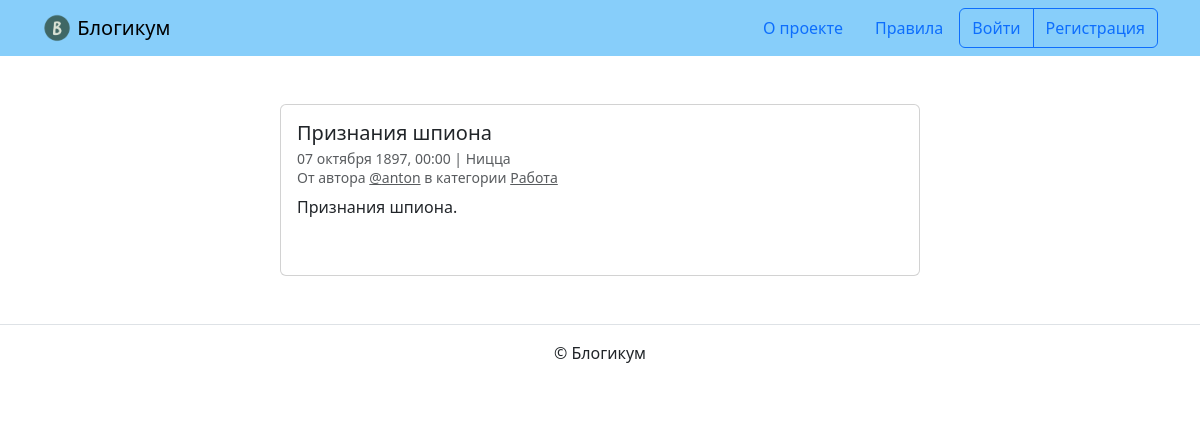
The app's page /posts/20/, older data.
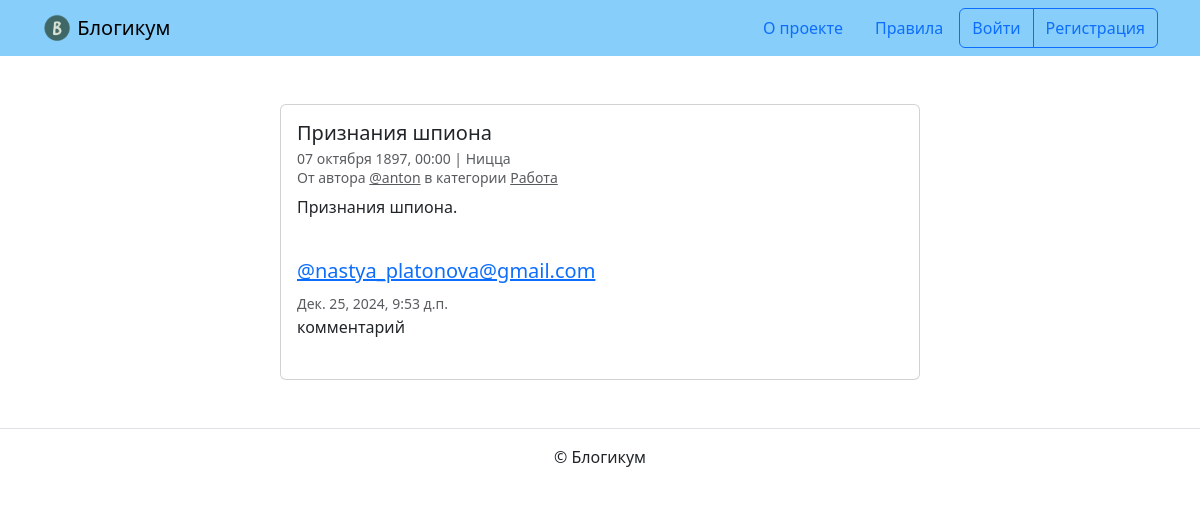
The same page, newer data.
### blog/models.py (models this page shows, shortened)
class PublishedCreated(models.Model):
    is_published = models.BooleanField(
        default=True, verbose_name='Опубликовано',
        help_text='Снимите галочку, чтобы скрыть публикацию.'
    )
    created_at = models.DateTimeField(
        auto_now_add=True, verbose_name='Добавлено'
    )
    class Meta:
        abstract = True

class Post(PublishedCreated):
    title = models.CharField(max_length=256, verbose_name='Название')
    text = models.TextField(verbose_name='Текст')
    pub_date = models.DateTimeField(
        verbose_name='Дата и время публикации',
        help_text=(
            'Если установить дату и время в будущем — '
            'можно делать отложенные публикации.'
        )
    )
    author = models.ForeignKey(
        User, on_delete=models.CASCADE, verbose_name='Автор публикации',
        related_name='posts'
    )
    location = models.ForeignKey(
        Location, on_delete=models.SET_NULL,
        null=True, verbose_name='Местоположение',
        related_name='posts'
    )
    category = models.ForeignKey(
        Category, on_delete=models.SET_NULL,
        null=True, verbose_name='Категория',
        related_name='posts'
    )
    image = models.ImageField('Изображение', upload_to='post_images',
                              blank=True)
    class Meta:
        verbose_name = 'публикация'
        verbose_name_plural = 'Публикации'
        ordering = ('-pub_date',)

class Location(PublishedCreated):
    name = models.CharField(
        max_length=256, verbose_name='Название места', default='Планета Земля'
    )
    class Meta:
        verbose_name = 'местоположение'
        verbose_name_plural = 'Местоположения'

class Category(PublishedCreated):
    title = models.CharField(max_length=256, verbose_name='Заголовок')
    description = models.TextField(verbose_name='Описание')
    slug = models.SlugField(
        unique=True,
        verbose_name='Идентификатор',
        help_text=('Идентификатор страницы для URL; разрешены '
                   'символы латиницы, цифры, дефис и подчёркивание.')
    )
    class Meta:
        verbose_name = 'категория'
        verbose_name_plural = 'Категории'

class Comment(models.Model):
    text = models.TextField('Текст')
    created_at = models.DateTimeField(
        auto_now_add=True, verbose_name='Добавлено'
    )
    author = models.ForeignKey(
        User, on_delete=models.CASCADE,
        verbose_name='Автор публикации',
        related_name='comments'
    )
    post = models.ForeignKey(
        Post, on_delete=models.CASCADE,
        verbose_name='Публикация',
        related_name='comments'
    )
    class Meta:
        verbose_name = 'коментарий'
        verbose_name_plural = 'коментарии'
        ordering = ('created_at',)

### blog/views.py (the view)
# urls.py: path('posts/<int:post_id>/', views.PostDetailView.as_view(),
class PostDetailView(DetailView):
    model = Post
    template_name = 'blog/detail.html'
    pk_url_kwarg = 'post_id'
    def get_context_data(self, **kwargs):
        return dict(
            **super().get_context_data(**kwargs),
            form=CommentForm(),
            comments=self.object.comments.select_related('author')
        )
    def get_object(self):
        posts = Post.objects
        return get_object_or_404(
            posts.filter(
                is_published=True
            ) or posts.filter(
                author=self.request.user
            )
            if self.request.user and self.request.user.is_authenticated
            else filtered_post(Post.objects, is_count_comments=False),
            pk=self.kwargs["post_id"],
        )

### blog/views.py (called while the page is built)
def filtered_post(posts, is_count_comments=True):
    posts_query = posts.filter(
        pub_date__lte=datetime.today(),
        is_published=True,
        category__is_published=True
    ).order_by(
        '-pub_date'
    )
    return posts_query.annotate(
        comment_count=Count('comments')
    ).order_by("-pub_date") if is_count_comments else posts_query

### templates/blog/detail.html (shortened to what this page needs)
{% extends "base.html" %}
{% block content %}
  <div class="col d-flex justify-content-center">
    <div class="card" style="width: 40rem;">
      <div class="card-body">
        <h5 class="card-title">{{ post.title }}</h5>
        <h6 class="card-subtitle mb-2 text-muted">
          <small>
            {{ post.pub_date|date:"d E Y, H:i" }} | {% if post.location and post.location.is_published %}{{ post.location.name }}{% else %}Планета Земля{% endif %}<br>
            От автора <a class="text-muted" href="{% url 'blog:profile' post.author %}">@{{ post.author.username }}</a> в
            категории {% include "includes/category_link.html" %}
          </small>
        </h6>
        <p class="card-text">{{ post.text|linebreaksbr }}</p>
        {% include "includes/comments.html" %}
      </div>
    </div>
  </div>
{% endblock %}

### templates/base.html (shortened to what this page needs)
{% load static %}
{% load django_bootstrap5 %}
<!DOCTYPE html>
<html lang="ru">
  <head>
    {% bootstrap_css %}
  </head>
  <body>
    {% include "includes/header.html" %}
    <main>
      <div class="container py-5">
        {% block content %}{% endblock %}
      </div>
    </main>
    {% include "includes/footer.html" %}
  </body>
</html>

### templates/includes/header.html
{% load static %}
<header>
  <nav class="navbar navbar-light" style="background-color: lightskyblue">
    <div class="container">
      <a class="navbar-brand" href="{% url 'blog:index' %}">
        <img src="{% static 'img/logo.png' %}" width="30" height="30" class="d-inline-block align-top" alt="">
        Блогикум
      </a>
      {% with request.resolver_match.view_name as view_name %}
        <ul class="nav  nav-pills">
          <li class="nav-item">
            <a class="nav-link {% if view_name == 'pages:about' %} text-white {% endif %}" href="{% url 'pages:about' %}">
              О проекте
            </a>
          </li>
          <li class="nav-item">
            <a class="nav-link {% if view_name == 'pages:rules' %} text-white {% endif %}" href="{% url 'pages:rules' %}">
              Правила
            </a>
          </li>
          {% if user.is_authenticated %}
            <div class="btn-group" role="group" aria-label="Basic outlined example">
              <button type="button" class="btn btn-outline-primary"><a class="text-decoration-none text-reset"
                  href="{% url 'blog:create_post' %}">Написать пост</a></button>
              <button type="button" class="btn btn-outline-primary"><a class="text-decoration-none text-reset"
                  href="{% url 'blog:profile' user.username %}">{{ user.username }}</a></button>
              <button type="button" class="btn btn-outline-primary"><a class="text-decoration-none text-reset"
                  href="{% url 'logout' %}">Выйти</a></button>
            </div>
          {% else %}
            <div class="btn-group" role="group" aria-label="Basic outlined example">
              <button type="button" class="btn btn-outline-primary"><a class="text-decoration-none text-reset"
                  href="{% url 'login' %}">Войти</a></button>
              <button type="button" class="btn btn-outline-primary"><a class="text-decoration-none text-reset"
                  href="{% url 'registration' %}">Регистрация</a></button>
            </div>
          {% endif %}
        </ul>
      {% endwith %}
    </div>
  </nav>
</header>

### templates/includes/category_link.html
<a class="text-muted" href="{% url 'blog:category_posts' post.category.slug %}">
  {{ post.category.title }}
</a>

### templates/includes/comments.html (shortened to what this page needs)
{% if user.is_authenticated %}
  {% load django_bootstrap5 %}
{% endif %}
<br>
{% for comment in comments %}
  <div class="media mb-4">
    <div class="media-body">
      <h5 class="mt-0">
        <a href="{% url 'blog:profile' comment.author.username %}" name="comment_{{ comment.id }}">
          @{{ comment.author.username }}
        </a>
      </h5>
      <small class="text-muted">{{ comment.created_at }}</small>
      <br>
      {{ comment.text|linebreaksbr }}
    </div>
  </div>
{% endfor %}

### templates/includes/footer.html
<footer class="border-top text-center py-3">
  <p>© Блогикум</p>
</footer>

Row changes from the older to the newer data that the page shows:
added Comment: author.username "nastya_platonova@gmail.com", created_at "Дек. 25, 2024, 9:53 д.п.", text "комментарий"
